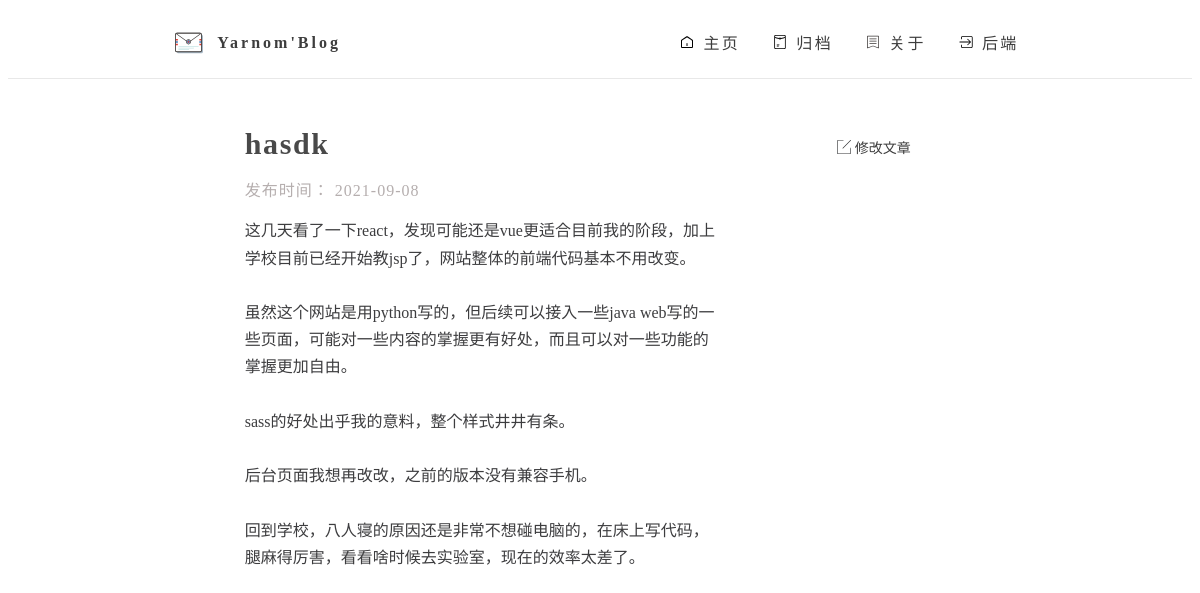
The app's page /post/20210908162011 with its own data.
### app/db_models.py (models this page shows, shortened)
class Post(db.Model):
    id = db.Column(db.Integer, unique=True, primary_key=True)
    title = db.Column(db.String(128), nullable=False)
    content = db.Column(db.Text, nullable=False)
    time = db.Column(db.Date, nullable=False)
    pid = db.Column(db.String(128), nullable=False)
    isTop = db.Column(db.Integer, nullable=True)
    tag = db.Column(db.String(256), nullable=True)

### app/app.py (the view)
@app.route("/post/<pid>")
def post(pid):
    post = Post.query.filter_by(pid=pid).first()
    return render_template('post.html',post=post)

### app/templates/post.html (shortened to what this page needs)
{% extends 'base.html' %}
{% block applicationMain %}
<div class="page-post">
    <div class="application-main">
        <div class="post">
            <div class="title">
                {{ post.title }}
            </div>
            <div class="time">
                   发布时间：
                    <span>{{ post.time }}</span>
            </div>
            <div class="public-post-content">
                {{ post.content|safe}}
            </div>
        </div>
        <div class="options">
            <ul>
                <li><a href="/modifyPost/{{ post.pid }}" class="modify">
                    <img src="{{ url_for('static',filename='img/修改.svg') }}" alt="">
                    修改文章
                </a></li>
            </ul>
        </div>
    </div>
</div>
{% endblock %}

### app/static/css/main.css (style rules this page uses)
a { text-decoration: none; color: #3d3d3d; }
li { list-style: none; }
ul { padding: 0; margin: 0; }
body { display: flex; flex-direction: column; font-family: Garamond; }
@media only screen and (min-width: 768px) { .public-post-content { font-size: 16px; color: #3d3d3f; line-height: 1.7em; } }
@media only screen and (min-width: 768px) { .page-post .application-main { display: flex; flex-direction: row; align-items: baseline; justify-content: space-evenly; } }
@media only screen and (min-width: 768px) { .page-post .application-main .post { width: 40%; padding-top: 1em; } }
@media only screen and (min-width: 768px) { .page-post .application-main .post .title { font-size: 30px; font-weight: bold; color: #494949; letter-spacing: 1.6px; width: 100%; } }
@media only screen and (min-width: 768px) { .page-post .application-main .post .time { color: #867a7a9c; letter-spacing: 1px; margin: 1em 0; width: 100%; font: 10px; } }
@media only screen and (min-width: 768px) { .page-post .application-main .options { width: 20%; font-size: 14px; } }
@media only screen and (min-width: 768px) { .page-post .application-main .options a { display: flex; flex-direction: row; align-items: center; padding: 5px 0; } }
@media only screen and (min-width: 768px) { .page-post .application-main .options a img { padding-right: 4px; width: 14px; height: 14px; } }

### records on screen
Post: title "hasdk", time "2021-09-08", content "这几天看了一下react，发现可能还是vue更适合目前我的阶段，加上学校目前已经开始教jsp了，网站整体的前端代码基本不用改变。 虽然这个网站是用python写的，但后续可以接入一些java web写的一些页面，可能对一些内容的掌握更有好处，而且可以对一些功能的掌握更加自由。 sass的好处出乎我的意料，整个样式井井有条。 后台页面我想再改改，之前的版本没有兼容手机。 回到学校，八人寝的原因还是非常不想碰电脑的，在床上写代码，腿麻得厉害，看看啥时候去实验室，现在的效率太差了。"
